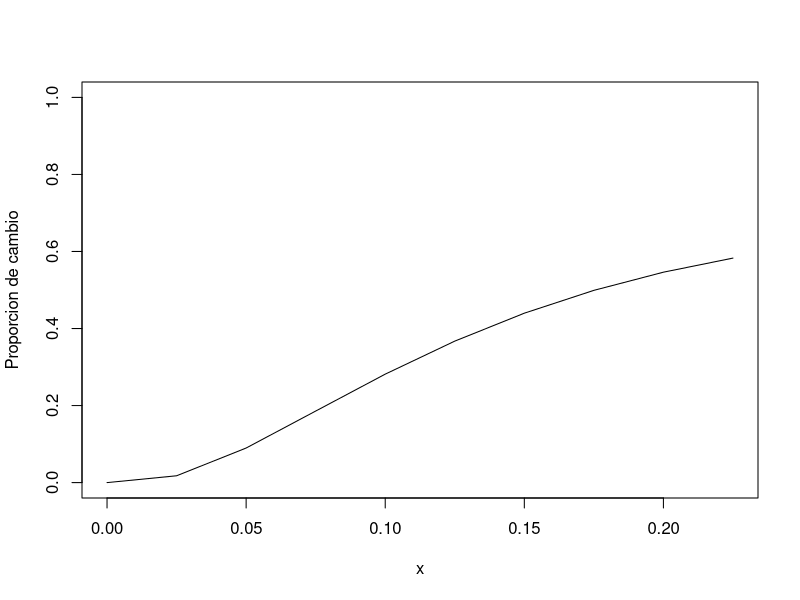

Here is the R script that generated this plot:
black_n_scholes <- function (s, k, r, t, v) {
call_put <- c(2)
s <- c(90,120,200,300)
#calculo de la distribucion para el call
call <- ((log(s[1]/k)+(r+v^2/2)*t)/(v*sqrt(t)))
#calculo de la distribucion para el put
put <- (call)-v*sqrt(t)
#calculo del valor real del call (en la misma medida de s y k)
call_put[1] <- s[1]*pnorm(call) - k*exp(-r*t)*pnorm(put)
#calculo del valor real del put (en la misma medida de s y k)
call_put[2] <- k*exp(-r*t)*pnorm(-put) - s[1]*pnorm(-call)
print(call_put)
print(call)
#grafica de la distribucion
x <- (seq(0,call,0.025))

plot(x,dlnorm(x),type = 'l',ylim=c(0,1),ylab='Proporcion de cambio')

}

black_n_scholes(3200,100,0.01,3,0.4)
